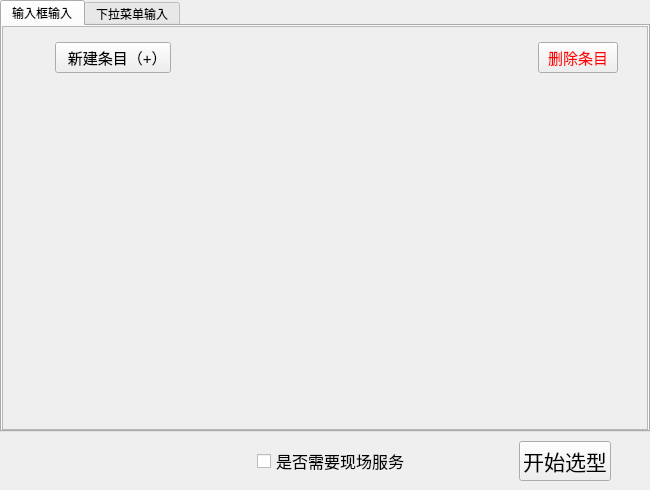
<?xml version="1.0" encoding="UTF-8"?>
<ui version="4.0">
 <class>quoteDesk</class>
 <widget class="QWidget" name="quoteDesk">
  <property name="geometry">
   <rect>
    <x>0</x>
    <y>0</y>
    <width>650</width>
    <height>490</height>
   </rect>
  </property>
  <property name="minimumSize">
   <size>
    <width>0</width>
    <height>490</height>
   </size>
  </property>
  <property name="windowTitle">
   <string>需求录入 - </string>
  </property>
  <layout class="QHBoxLayout" name="rootLayout">
   <property name="spacing">
    <number>0</number>
   </property>
   <property name="leftMargin">
    <number>0</number>
   </property>
   <property name="topMargin">
    <number>0</number>
   </property>
   <property name="rightMargin">
    <number>0</number>
   </property>
   <property name="bottomMargin">
    <number>9</number>
   </property>
   <item>
    <widget class="QWidget" name="mainColumn" native="true">
     <property name="maximumSize">
      <size>
       <width>650</width>
       <height>16777215</height>
      </size>
     </property>
     <layout class="QVBoxLayout" name="mainLayout">
      <property name="spacing">
       <number>9</number>
      </property>
      <property name="leftMargin">
       <number>0</number>
      </property>
      <property name="topMargin">
       <number>0</number>
      </property>
      <property name="rightMargin">
       <number>0</number>
      </property>
      <property name="bottomMargin">
       <number>0</number>
      </property>
      <item>
       <widget class="QTabWidget" name="inputTabs">
        <property name="currentIndex">
         <number>0</number>
        </property>
        <widget class="QWidget" name="tabText">
         <attribute name="title">
          <string>输入框输入</string>
         </attribute>
         <layout class="QVBoxLayout" name="tabTextLayout">
          <property name="leftMargin">
           <number>0</number>
          </property>
          <property name="topMargin">
           <number>0</number>
          </property>
          <property name="rightMargin">
           <number>0</number>
          </property>
          <property name="bottomMargin">
           <number>0</number>
          </property>
          <item>
           <widget class="QScrollArea" name="scrollArea">
            <property name="maximumSize">
             <size>
              <width>650</width>
              <height>16777215</height>
             </size>
            </property>
            <property name="horizontalScrollBarPolicy">
             <enum>Qt::ScrollBarPolicy::ScrollBarAlwaysOff</enum>
            </property>
            <property name="widgetResizable">
             <bool>true</bool>
            </property>
            <widget class="QWidget" name="scrollAreaWidgetContents_2">
             <property name="geometry">
              <rect>
               <x>0</x>
               <y>0</y>
               <width>646</width>
               <height>388</height>
              </rect>
             </property>
             <layout class="QVBoxLayout" name="cardcontainerLayout">
              <property name="leftMargin">
               <number>22</number>
              </property>
              <property name="topMargin">
               <number>9</number>
              </property>
              <property name="rightMargin">
               <number>9</number>
              </property>
              <property name="bottomMargin">
               <number>9</number>
              </property>
              <item>
               <widget class="QWidget" name="cardContainer" native="true"/>
              </item>
              <item>
               <layout class="QHBoxLayout" name="horizontalLayout">
                <item>
                 <spacer name="horizontalSpacer_2">
                  <property name="orientation">
                   <enum>Qt::Orientation::Horizontal</enum>
                  </property>
                  <property name="sizeType">
                   <enum>QSizePolicy::Policy::Fixed</enum>
                  </property>
                  <property name="sizeHint" stdset="0">
                   <size>
                    <width>30</width>
                    <height>20</height>
                   </size>
                  </property>
                 </spacer>
                </item>
                <item>
                 <widget class="QPushButton" name="pushButton_add">
                  <property name="font">
                   <font>
                    <pointsize>11</pointsize>
                   </font>
                  </property>
                  <property name="layoutDirection">
                   <enum>Qt::LayoutDirection::LeftToRight</enum>
                  </property>
                  <property name="text">
                   <string>  新建条目（+）</string>
                  </property>
                  <property name="shortcut">
                   <string>+</string>
                  </property>
                 </widget>
                </item>
                <item>
                 <spacer name="horizontalSpacer">
                  <property name="orientation">
                   <enum>Qt::Orientation::Horizontal</enum>
                  </property>
                  <property name="sizeHint" stdset="0">
                   <size>
                    <width>150</width>
                    <height>28</height>
                   </size>
                  </property>
                 </spacer>
                </item>
                <item>
                 <widget class="QPushButton" name="pushButton_del">
                  <property name="palette">
                   <palette>
                    <active>
                     <colorrole role="WindowText">
                      <brush brushstyle="SolidPattern">
                       <color alpha="255">
                        <red>255</red>
                        <green>0</green>
                        <blue>0</blue>
                       </color>
                      </brush>
                     </colorrole>
                     <colorrole role="Text">
                      <brush brushstyle="SolidPattern">
                       <color alpha="255">
                        <red>255</red>
                        <green>0</green>
                        <blue>0</blue>
                       </color>
                      </brush>
                     </colorrole>
                     <colorrole role="ButtonText">
                      <brush brushstyle="SolidPattern">
                       <color alpha="255">
                        <red>255</red>
                        <green>0</green>
                        <blue>0</blue>
                       </color>
                      </brush>
                     </colorrole>
                     <colorrole role="PlaceholderText">
                      <brush brushstyle="SolidPattern">
                       <color alpha="128">
                        <red>255</red>
                        <green>0</green>
                        <blue>0</blue>
                       </color>
                      </brush>
                     </colorrole>
                    </active>
                    <inactive>
                     <colorrole role="WindowText">
                      <brush brushstyle="SolidPattern">
                       <color alpha="255">
                        <red>255</red>
                        <green>0</green>
                        <blue>0</blue>
                       </color>
                      </brush>
                     </colorrole>
                     <colorrole role="Text">
                      <brush brushstyle="SolidPattern">
                       <color alpha="255">
                        <red>255</red>
                        <green>0</green>
                        <blue>0</blue>
                       </color>
                      </brush>
                     </colorrole>
                     <colorrole role="ButtonText">
                      <brush brushstyle="SolidPattern">
                       <color alpha="255">
                        <red>255</red>
                        <green>0</green>
                        <blue>0</blue>
                       </color>
                      </brush>
                     </colorrole>
                     <colorrole role="PlaceholderText">
                      <brush brushstyle="SolidPattern">
                       <color alpha="128">
                        <red>255</red>
                        <green>0</green>
                        <blue>0</blue>
                       </color>
                      </brush>
                     </colorrole>
                    </inactive>
                    <disabled>
                     <colorrole role="WindowText">
                      <brush brushstyle="SolidPattern">
                       <color alpha="255">
                        <red>255</red>
                        <green>0</green>
                        <blue>0</blue>
                       </color>
                      </brush>
                     </colorrole>
                     <colorrole role="Text">
                      <brush brushstyle="SolidPattern">
                       <color alpha="255">
                        <red>255</red>
                        <green>0</green>
                        <blue>0</blue>
                       </color>
                      </brush>
                     </colorrole>
                     <colorrole role="ButtonText">
                      <brush brushstyle="SolidPattern">
                       <color alpha="255">
                        <red>255</red>
                        <green>0</green>
                        <blue>0</blue>
                       </color>
                      </brush>
                     </colorrole>
                     <colorrole role="PlaceholderText">
                      <brush brushstyle="SolidPattern">
                       <color alpha="128">
                        <red>255</red>
                        <green>0</green>
                        <blue>0</blue>
                       </color>
                      </brush>
                     </colorrole>
                    </disabled>
                   </palette>
                  </property>
                  <property name="font">
                   <font>
                    <pointsize>11</pointsize>
                   </font>
                  </property>
                  <property name="styleSheet">
                   <string notr="true">color: rgb(255, 0, 0)</string>
                  </property>
                  <property name="text">
                   <string>删除条目</string>
                  </property>
                 </widget>
                </item>
                <item>
                 <spacer name="horizontalSpacer_3">
                  <property name="orientation">
                   <enum>Qt::Orientation::Horizontal</enum>
                  </property>
                  <property name="sizeType">
                   <enum>QSizePolicy::Policy::Fixed</enum>
                  </property>
                  <property name="sizeHint" stdset="0">
                   <size>
                    <width>20</width>
                    <height>20</height>
                   </size>
                  </property>
                 </spacer>
                </item>
               </layout>
              </item>
              <item>
               <spacer name="verticalSpacer">
                <property name="orientation">
                 <enum>Qt::Orientation::Vertical</enum>
                </property>
                <property name="sizeType">
                 <enum>QSizePolicy::Policy::Expanding</enum>
                </property>
                <property name="sizeHint" stdset="0">
                 <size>
                  <width>20</width>
                  <height>40</height>
                 </size>
                </property>
               </spacer>
              </item>
             </layout>
            </widget>
           </widget>
          </item>
         </layout>
        </widget>
        <widget class="QWidget" name="tabGui">
         <attribute name="title">
          <string>下拉菜单输入</string>
         </attribute>
         <layout class="QVBoxLayout" name="tabGuiLayout">
          <property name="leftMargin">
           <number>0</number>
          </property>
          <property name="topMargin">
           <number>0</number>
          </property>
          <property name="rightMargin">
           <number>0</number>
          </property>
          <property name="bottomMargin">
           <number>0</number>
          </property>
          <item>
           <widget class="QScrollArea" name="guiScrollArea">
            <property name="maximumSize">
             <size>
              <width>650</width>
              <height>16777215</height>
             </size>
            </property>
            <property name="horizontalScrollBarPolicy">
             <enum>Qt::ScrollBarPolicy::ScrollBarAlwaysOff</enum>
            </property>
            <property name="widgetResizable">
             <bool>true</bool>
            </property>
            <widget class="QWidget" name="guiScrollContents">
             <property name="geometry">
              <rect>
               <x>0</x>
               <y>0</y>
               <width>646</width>
               <height>388</height>
              </rect>
             </property>
             <layout class="QVBoxLayout" name="guiContainerLayout">
              <property name="leftMargin">
               <number>22</number>
              </property>
              <property name="topMargin">
               <number>9</number>
              </property>
              <property name="rightMargin">
               <number>9</number>
              </property>
              <property name="bottomMargin">
               <number>9</number>
              </property>
              <item>
               <widget class="QWidget" name="guiCardContainer" native="true"/>
              </item>
              <item>
               <spacer name="guiVerticalSpacer">
                <property name="orientation">
                 <enum>Qt::Orientation::Vertical</enum>
                </property>
                <property name="sizeType">
                 <enum>QSizePolicy::Policy::Expanding</enum>
                </property>
                <property name="sizeHint" stdset="0">
                 <size>
                  <width>20</width>
                  <height>40</height>
                 </size>
                </property>
               </spacer>
              </item>
             </layout>
            </widget>
           </widget>
          </item>
          <item>
           <layout class="QHBoxLayout" name="guiButtonRow">
            <item>
             <spacer name="guiSpacer_2">
              <property name="orientation">
               <enum>Qt::Orientation::Horizontal</enum>
              </property>
              <property name="sizeType">
               <enum>QSizePolicy::Policy::Fixed</enum>
              </property>
              <property name="sizeHint" stdset="0">
               <size>
                <width>30</width>
                <height>20</height>
               </size>
              </property>
             </spacer>
            </item>
            <item>
             <widget class="QPushButton" name="pushButton_gui_add">
              <property name="font">
               <font>
                <pointsize>11</pointsize>
               </font>
              </property>
              <property name="layoutDirection">
               <enum>Qt::LayoutDirection::LeftToRight</enum>
              </property>
              <property name="text">
               <string>  新建条目（+）</string>
              </property>
             </widget>
            </item>
            <item>
             <spacer name="guiSpacer">
              <property name="orientation">
               <enum>Qt::Orientation::Horizontal</enum>
              </property>
              <property name="sizeHint" stdset="0">
               <size>
                <width>150</width>
                <height>28</height>
               </size>
              </property>
             </spacer>
            </item>
            <item>
             <widget class="QPushButton" name="pushButton_gui_del">
              <property name="font">
               <font>
                <pointsize>11</pointsize>
               </font>
              </property>
              <property name="styleSheet">
               <string notr="true">color: rgb(255, 0, 0)</string>
              </property>
              <property name="text">
               <string>删除条目</string>
              </property>
             </widget>
            </item>
            <item>
             <spacer name="guiSpacer_3">
              <property name="orientation">
               <enum>Qt::Orientation::Horizontal</enum>
              </property>
              <property name="sizeType">
               <enum>QSizePolicy::Policy::Fixed</enum>
              </property>
              <property name="sizeHint" stdset="0">
               <size>
                <width>20</width>
                <height>20</height>
               </size>
              </property>
             </spacer>
            </item>
           </layout>
          </item>
         </layout>
        </widget>
       </widget>
      </item>
      <item>
       <layout class="QHBoxLayout" name="startButtonRow">
        <property name="rightMargin">
         <number>39</number>
        </property>
        <item>
         <spacer name="startButtonSpacer">
          <property name="orientation">
           <enum>Qt::Orientation::Horizontal</enum>
          </property>
          <property name="sizeType">
           <enum>QSizePolicy::Policy::Expanding</enum>
          </property>
          <property name="sizeHint" stdset="0">
           <size>
            <width>40</width>
            <height>20</height>
           </size>
          </property>
         </spacer>
        </item>
        <item>
         <widget class="QCheckBox" name="serviceCheckBox">
          <property name="font">
           <font>
            <pointsize>12</pointsize>
           </font>
          </property>
          <property name="text">
           <string>是否需要现场服务</string>
          </property>
         </widget>
        </item>
        <item>
         <spacer name="horizontalSpacer_4">
          <property name="orientation">
           <enum>Qt::Orientation::Horizontal</enum>
          </property>
          <property name="sizeType">
           <enum>QSizePolicy::Policy::Fixed</enum>
          </property>
          <property name="sizeHint" stdset="0">
           <size>
            <width>100</width>
            <height>20</height>
           </size>
          </property>
         </spacer>
        </item>
        <item>
         <widget class="QPushButton" name="pushButton_start">
          <property name="font">
           <font>
            <family>微软雅黑</family>
            <pointsize>16</pointsize>
           </font>
          </property>
          <property name="text">
           <string>开始选型</string>
          </property>
         </widget>
        </item>
       </layout>
      </item>
     </layout>
    </widget>
   </item>
  </layout>
 </widget>
 <resources/>
 <connections/>
</ui>
